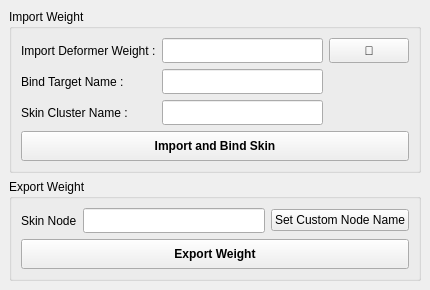
<?xml version="1.0" encoding="UTF-8"?>
<ui version="4.0">
 <class>MainWindow</class>
 <widget class="QMainWindow" name="MainWindow">
  <property name="geometry">
   <rect>
    <x>0</x>
    <y>0</y>
    <width>430</width>
    <height>278</height>
   </rect>
  </property>
  <property name="windowTitle">
   <string>MainWindow</string>
  </property>
  <widget class="QWidget" name="centralwidget">
   <layout class="QGridLayout" name="gridLayout">
    <item row="0" column="0">
     <widget class="QGroupBox" name="groupBox">
      <property name="title">
       <string>Import Weight</string>
      </property>
      <layout class="QGridLayout" name="gridLayout_3">
       <item row="0" column="0">
        <layout class="QGridLayout" name="gridLayout_2">
         <item row="0" column="0">
          <widget class="QLabel" name="label">
           <property name="text">
            <string>Import Deformer Weight :</string>
           </property>
          </widget>
         </item>
         <item row="0" column="1">
          <widget class="QLineEdit" name="lineEdit_file">
           <property name="minimumSize">
            <size>
             <width>0</width>
             <height>25</height>
            </size>
           </property>
           <property name="readOnly">
            <bool>true</bool>
           </property>
          </widget>
         </item>
         <item row="2" column="1">
          <widget class="QLineEdit" name="lineEdit_skin_cluster_name">
           <property name="minimumSize">
            <size>
             <width>0</width>
             <height>25</height>
            </size>
           </property>
          </widget>
         </item>
         <item row="2" column="0">
          <widget class="QLabel" name="label_2">
           <property name="text">
            <string>Skin Cluster Name :</string>
           </property>
          </widget>
         </item>
         <item row="0" column="2">
          <widget class="QPushButton" name="pushButton_browse">
           <property name="minimumSize">
            <size>
             <width>0</width>
             <height>25</height>
            </size>
           </property>
           <property name="text">
            <string>📁</string>
           </property>
          </widget>
         </item>
         <item row="1" column="0">
          <widget class="QLabel" name="label_3">
           <property name="text">
            <string>Bind Target Name :</string>
           </property>
          </widget>
         </item>
         <item row="1" column="1">
          <widget class="QLineEdit" name="lineEdit_mesh">
           <property name="minimumSize">
            <size>
             <width>0</width>
             <height>25</height>
            </size>
           </property>
          </widget>
         </item>
        </layout>
       </item>
       <item row="1" column="0">
        <widget class="QPushButton" name="pushButton_bind">
         <property name="minimumSize">
          <size>
           <width>0</width>
           <height>30</height>
          </size>
         </property>
         <property name="font">
          <font>
           <weight>75</weight>
           <bold>true</bold>
          </font>
         </property>
         <property name="text">
          <string>Import and Bind Skin</string>
         </property>
        </widget>
       </item>
      </layout>
     </widget>
    </item>
    <item row="1" column="0">
     <widget class="QGroupBox" name="groupBox_2">
      <property name="title">
       <string>Export Weight</string>
      </property>
      <layout class="QGridLayout" name="gridLayout_4">
       <item row="0" column="0">
        <layout class="QGridLayout" name="gridLayout_5">
         <item row="0" column="1">
          <widget class="QLineEdit" name="lineEdit_skin_cluster_export">
           <property name="minimumSize">
            <size>
             <width>0</width>
             <height>25</height>
            </size>
           </property>
          </widget>
         </item>
         <item row="0" column="0">
          <widget class="QLabel" name="label_4">
           <property name="text">
            <string>Skin Node</string>
           </property>
          </widget>
         </item>
         <item row="0" column="2">
          <widget class="QPushButton" name="pushButton_enter_skin_cluster">
           <property name="text">
            <string>Set Custom Node Name</string>
           </property>
          </widget>
         </item>
        </layout>
       </item>
       <item row="1" column="0">
        <widget class="QPushButton" name="pushButton_export_weight">
         <property name="minimumSize">
          <size>
           <width>0</width>
           <height>30</height>
          </size>
         </property>
         <property name="font">
          <font>
           <weight>75</weight>
           <bold>true</bold>
          </font>
         </property>
         <property name="text">
          <string>Export Weight</string>
         </property>
        </widget>
       </item>
      </layout>
     </widget>
    </item>
   </layout>
  </widget>
 </widget>
 <resources/>
 <connections/>
</ui>
